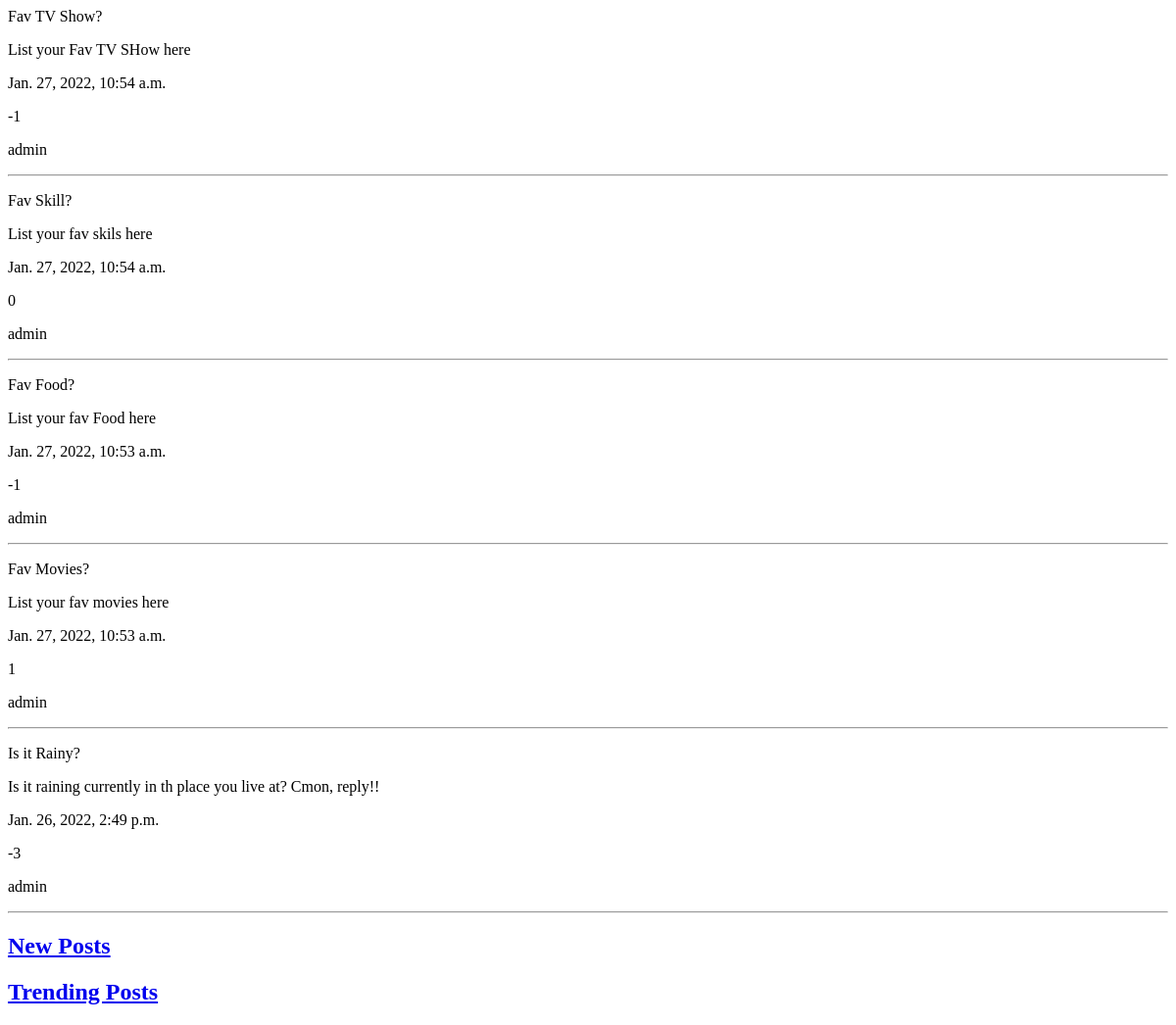
Before: /reddit/ with the older database file.
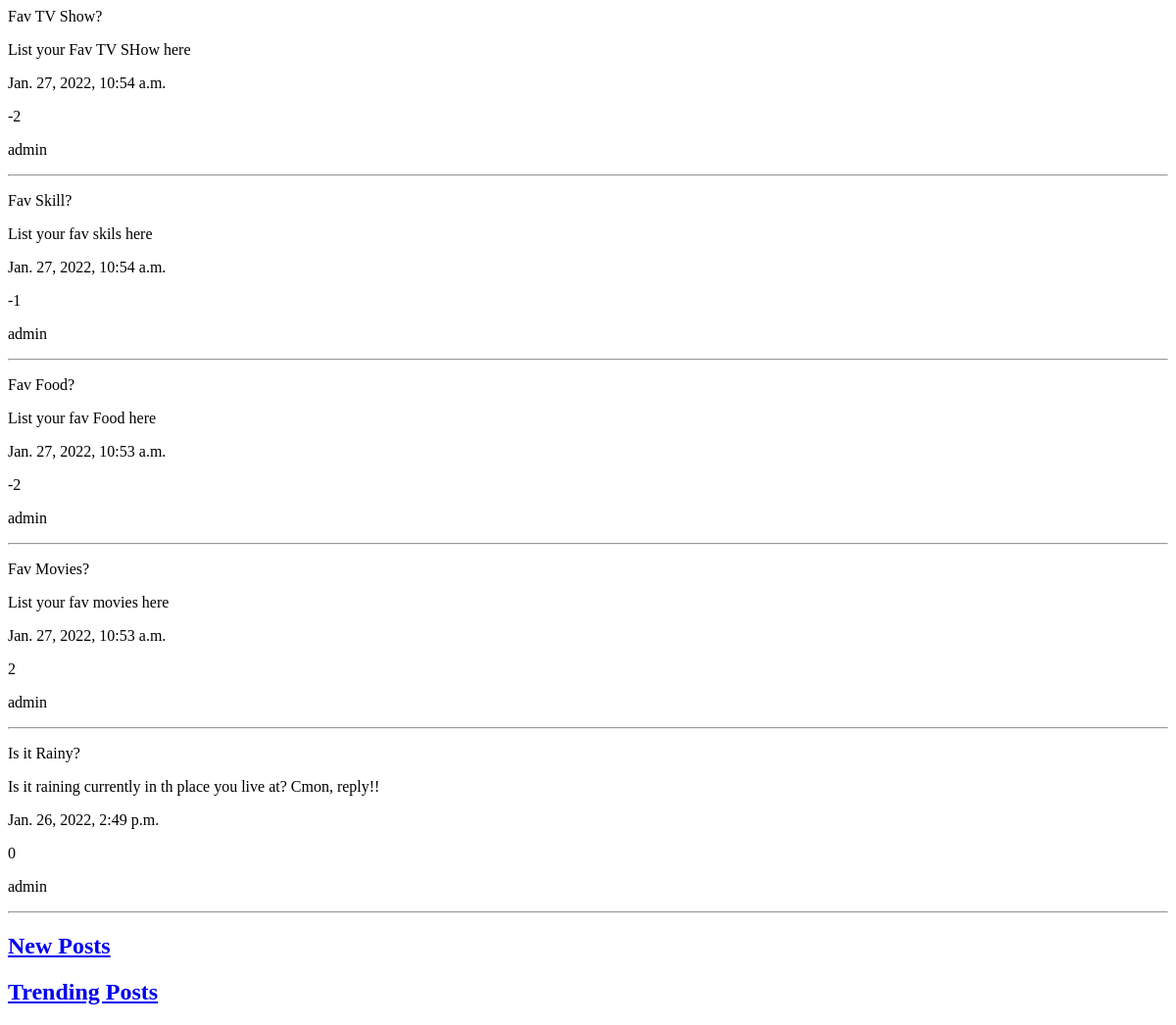
After: the same page with the newer database file.
### reddit_app/models.py (models this page shows, shortened)
class Post(models.Model):
    title = models.CharField(max_length=200)
    text = models.TextField()
    votes = models.IntegerField(default=0)
    created_at = models.DateTimeField(auto_now_add=True)
    author = models.ForeignKey(User, on_delete=models.CASCADE)

### reddit_app/views.py (the view)
# urls.py: path("", views.index, name="index"),
def index(request):
    posts = Post.objects.all().order_by('-created_at')
    return render(request, "reddit_app/index.html", {'posts':posts})

### templates/reddit_app/index.html
<div>
    {% if posts.count %}
        {% for post in posts %}
            <p> {{ post.title }} </p>
            <p> {{ post.text }} </p>
            <p> {{ post.created_at }} </p>
            <p> {{ post.votes }} </p>
            <p> {{ post.author }} </p>
            <hr>
        {% endfor %}
    {% endif %}
</div>
<div>
    <a href="{% url 'reddit_app:index' %}">
        <h2>New Posts</h2>
    </a>
    <a href="{% url 'reddit_app:trending' %}">
        <h2>Trending Posts</h2>
    </a>
</div>

Changed rows visible on the page:
changed Post "Fav TV Show?": votes "-1" → "-2"
changed Post "Fav Skill?": votes "0" → "-1"
changed Post "Fav Food?": votes "-1" → "-2"
changed Post "Fav Movies?": votes "1" → "2"
changed Post "Is it Rainy?": votes "-3" → "0"
